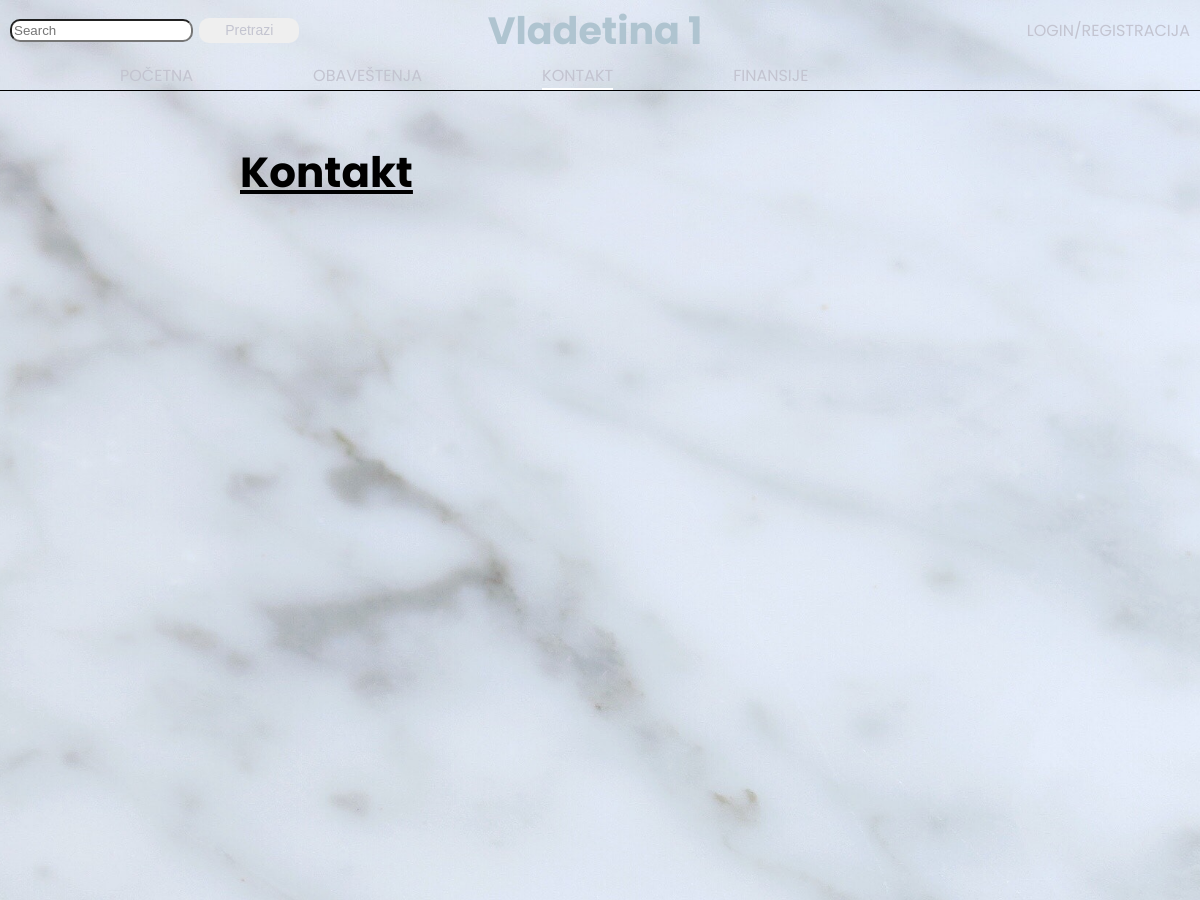
Page /webapp/contact/ (upper part) on the earlier database version.
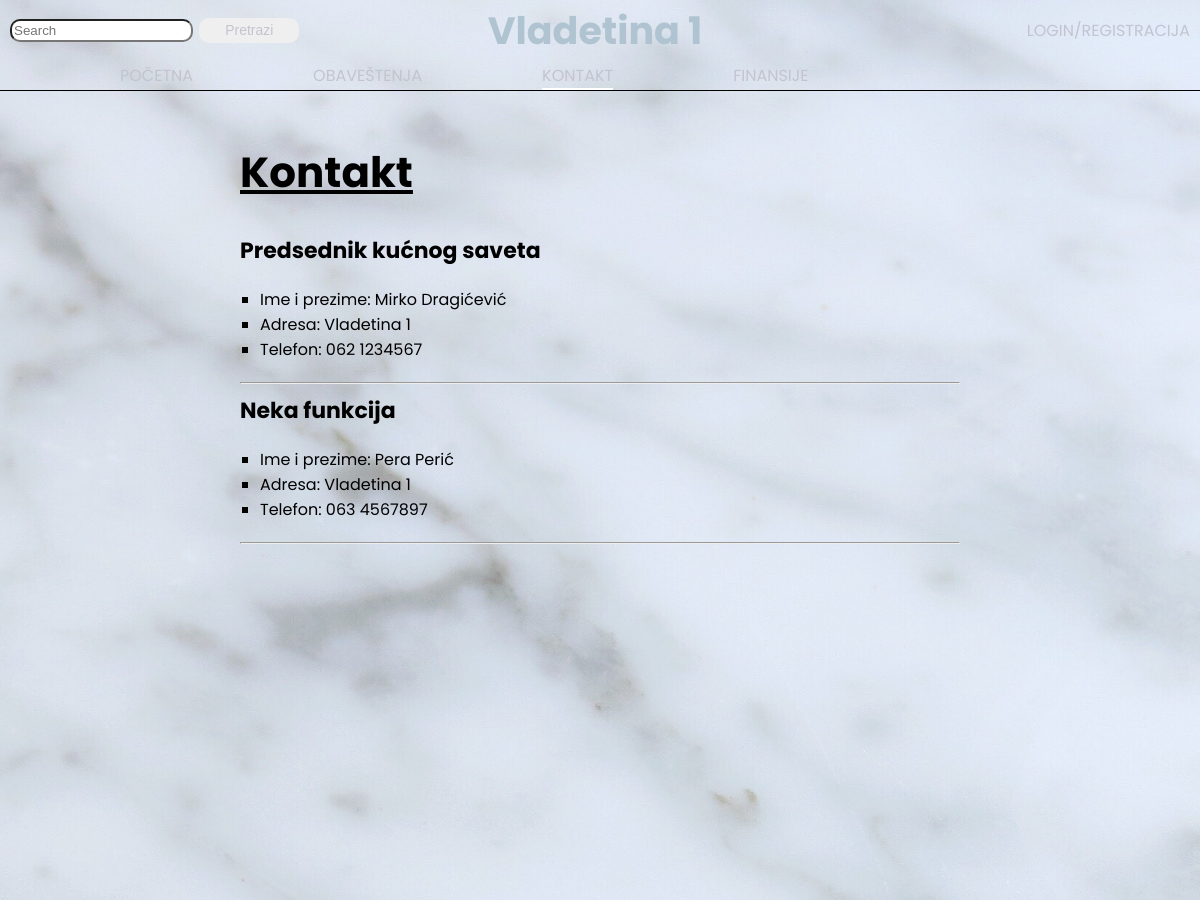
Same page on the later database version.
### webapp/models.py (models this page shows)
class Kontakt(models.Model):
	funkcija = models.CharField(max_length=250)
	ime = models.CharField(max_length=50)
	prezime = models.CharField(max_length=100)
	adresa = models.CharField(max_length=250)
	telefon = models.CharField(max_length=50)

### webapp/views.py (the view)
# urls.py: path('contact/', views.contact_page, name='contact_page'),
def contact_page(request):
	kontakti = Kontakt.objects.all()
	template_name = "webapp/contact.html"
	context = {"kontakti":kontakti}
	return render(request, 'webapp/contact.html',context)

### webapp/templates/webapp/contact.html (shortened to what this page needs)
{% extends "webapp/base.html" %}
{% load static %}
{% block content %}
<h1>Kontakt</h1>
 {% for kontakt in kontakti %}
	<h3 class="contact">{{ kontakt.funkcija }}</h3>
 	<ul class="contact">
	<li class="contact">Ime i prezime: {{ kontakt.ime}} {{ kontakt.prezime }}</li>
	<li class="contact">Adresa: {{ kontakt.adresa }}</li>
	<li class="contact">Telefon: {{ kontakt.telefon }}</li>
</ul>
<hr>
{% endfor %}
{% endblock %}

### webapp/templates/webapp/base.html (shortened to what this page needs)
{% load static %}
<!DOCTYPE html>
<html lang="en" dir="ltr">
  <head>
	<link rel="stylesheet" href="{% static 'css/base.css' %}">
  </head>
  <body>
	<div id="wrap">
		<div id="sub_wrap" class="clearfix">
				<header>
					<div class="search_box">
						<form  action="{% url 'webapp:obavestenja_page' %}"  accept-charset="uf-8">
						<input class="search_text_box" type="search" name="text_search" value="" placeholder="Search">
						<button class="search_button" type="submit"  >Pretrazi</button>
						</form>
					</div>
						<div class="logo_container">
									Vladetina 1
								</div>
							<div class="login-register_nav">
								<ul>
									<li><a href="#">Login</a></li>
									<li style="color:#c3c4d0;">/</li>
									<li><a  href="#"> Registracija</a></li>
								</ul>
							</div>
				</header>
				 		<nav id="active_nav" >
									<ul >
										<li><a  href="{% url 'webapp:home_page' %}">Početna</a></li>
										<li><a  href="{% url 'webapp:obavestenja_page' %}">Obaveštenja</a></li>
										<li><a  href="{% url 'webapp:contact_page' %}">Kontakt</a></li>
										<li><a  href="{% url 'webapp:finansije_page' %}">Finansije</a></li>
									</ul>
						</nav>
				<main>
							<section class="presentation">
								{% block content %}
								{% endblock %}
							</section>
				</main>
			</div>
	</div>
  </body>
</html>

### webapp/static/css/base.css (style rules this page uses)
* { margin: 0px; padding: 0px; box-sizing: border-box; }
html,body, #wrap { font-family: 'Poppins', sans-serif; background-image: url('../img/marbel.jpg') ; background-repeat: no-repeat; background-position: center; background-size: cover; height: 100%; }
body > #wrap { height: auto; min-height: 100%; }
#sub_wrap { padding-bottom: 50px; }
.clearfix:after { content: "."; display: block; height: 0; clear: both; visibility: hidden; }
.clearfix { display: inline-block; }
.clearfix { display: block; }
header { display: flex; background: -moz-linear-gradient(top, #1e5799 0%, #2989d8 50%, #207cca 51%, #7db9e8 100%); height: 60px; align-items:center; }
.search_box { flex: 1; }
.search_text_box { padding: 2px 0px 2px 2px; border-radius: 10px; margin: 10px 1px 10px 10px; }
.search_button { background: -moz-linear-gradient(top, rgba(169,3,41,1) 13%, rgba(143,2,34,1) 31%, rgba(109,0,25,1) 100%); border-top-style: solid; width: 100px; height: 25px; cursor: pointer; font-size: 14px; border-radius: 10px; border: none; color:#c3c4d0; margin: 10px 15px 10px 1px; }
.logo_container { font-size: 38px; color: #afc4d0; font-weight: bold; }
.login-register_nav { flex: 1; margin-right: 10px; text-transform: uppercase; }
.login-register_nav ul { display: flex; justify-content: flex-end; list-style: none; }
.login-register_nav a { text-decoration: none; color: #c3c4d0; }
nav { width: 100%; background: -moz-linear-gradient(top, rgba(169,3,41,1) 13%, rgba(143,2,34,1) 31%, rgba(109,0,25,1) 100%); FF3.6-15 border-color: #000000; border-bottom-style: solid; border-bottom-width: .5px; }
nav ul { height: 30px; list-style-type: none; margin: 0; padding: 0; overflow: hidden; padding-top: 3px; }
nav li { float: left; margin-left: 0px; }
nav a { display: block; color: #c3c4d0; margin-left: 120px ; text-decoration: none; text-transform: uppercase; }
#active_nav ul li .active { border-bottom:3px #FFF solid; }
.presentation { width:60%; margin:auto; min-height: 90vh; align-items: center; margin-top: 50px; margin-bottom: 60px; }
.presentation h1 { font-size: 42px; color: black; padding-bottom: 20px; text-decoration: underline; }
.presentation h3 { font-size: 22px; color: #000000; padding-bottom: 20px; }
ul.contact { list-style-type: square; margin: 0px 0px 20px 20px; }
ul li.contact { font-size: 16px; }
h3.contact { font-size: 22px; color: #000000; margin-top: 10px; }

Differences in the rows shown:
added Kontakt: funkcija "Predsednik kućnog saveta", ime "Mirko", prezime "Dragićević", adresa "Vladetina 1", telefon "062 1234567"
added Kontakt: funkcija "Neka funkcija", ime "Pera", prezime "Perić", adresa "Vladetina 1", telefon "063 4567897"
